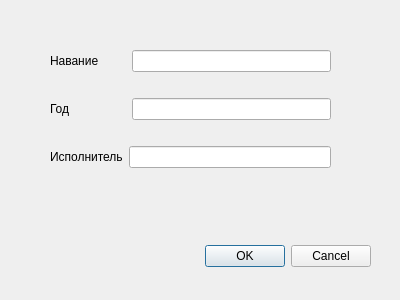
<?xml version="1.0" encoding="UTF-8"?>
<ui version="4.0">
 <class>Cd</class>
 <widget class="QDialog" name="Cd">
  <property name="geometry">
   <rect>
    <x>0</x>
    <y>0</y>
    <width>400</width>
    <height>300</height>
   </rect>
  </property>
  <property name="windowTitle">
   <string>Dialog</string>
  </property>
  <widget class="QDialogButtonBox" name="buttonBox">
   <property name="geometry">
    <rect>
     <x>30</x>
     <y>240</y>
     <width>341</width>
     <height>32</height>
    </rect>
   </property>
   <property name="orientation">
    <enum>Qt::Horizontal</enum>
   </property>
   <property name="standardButtons">
    <set>QDialogButtonBox::Cancel|QDialogButtonBox::Ok</set>
   </property>
  </widget>
  <widget class="QWidget" name="">
   <property name="geometry">
    <rect>
     <x>50</x>
     <y>30</y>
     <width>281</width>
     <height>161</height>
    </rect>
   </property>
   <layout class="QVBoxLayout" name="verticalLayout">
    <item>
     <layout class="QHBoxLayout" name="horizontalLayout">
      <property name="spacing">
       <number>33</number>
      </property>
      <item>
       <widget class="QLabel" name="label">
        <property name="text">
         <string>Навание</string>
        </property>
       </widget>
      </item>
      <item>
       <widget class="QLineEdit" name="lineEdit"/>
      </item>
     </layout>
    </item>
    <item>
     <layout class="QHBoxLayout" name="horizontalLayout_2">
      <property name="spacing">
       <number>62</number>
      </property>
      <item>
       <widget class="QLabel" name="label_2">
        <property name="text">
         <string>Год</string>
        </property>
       </widget>
      </item>
      <item>
       <widget class="QLineEdit" name="lineEdit_2"/>
      </item>
     </layout>
    </item>
    <item>
     <layout class="QHBoxLayout" name="horizontalLayout_3">
      <item>
       <widget class="QLabel" name="label_3">
        <property name="text">
         <string>Исполнитель</string>
        </property>
       </widget>
      </item>
      <item>
       <widget class="QLineEdit" name="lineEdit_3"/>
      </item>
     </layout>
    </item>
   </layout>
  </widget>
 </widget>
 <resources/>
 <connections>
  <connection>
   <sender>buttonBox</sender>
   <signal>accepted()</signal>
   <receiver>Cd</receiver>
   <slot>accept()</slot>
   <hints>
    <hint type="sourcelabel">
     <x>248</x>
     <y>254</y>
    </hint>
    <hint type="destinationlabel">
     <x>157</x>
     <y>274</y>
    </hint>
   </hints>
  </connection>
  <connection>
   <sender>buttonBox</sender>
   <signal>rejected()</signal>
   <receiver>Cd</receiver>
   <slot>reject()</slot>
   <hints>
    <hint type="sourcelabel">
     <x>316</x>
     <y>260</y>
    </hint>
    <hint type="destinationlabel">
     <x>286</x>
     <y>274</y>
    </hint>
   </hints>
  </connection>
 </connections>
</ui>
